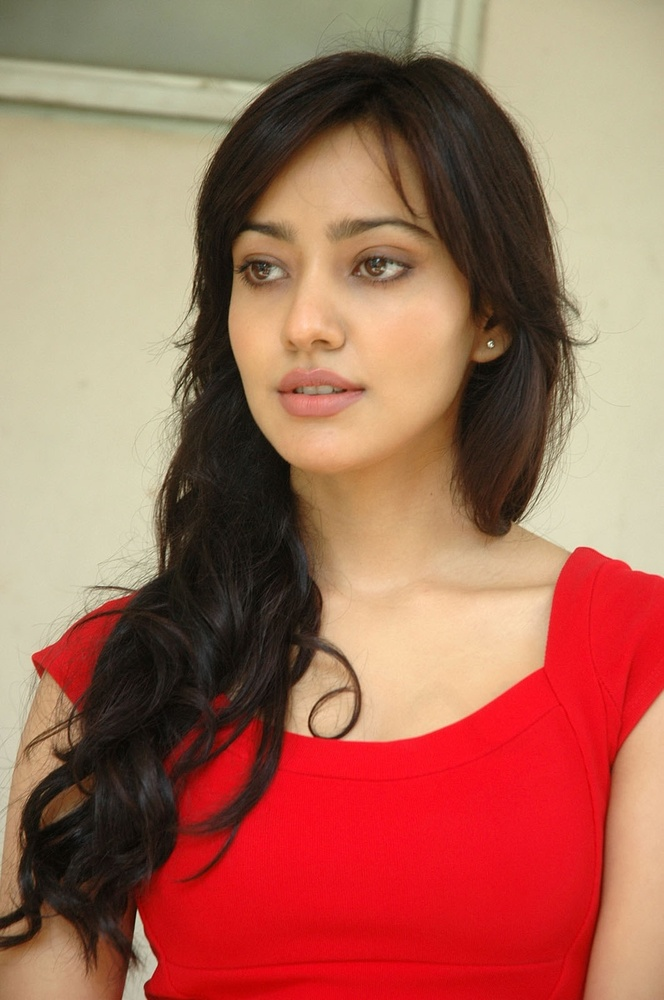
#> input picture example/input.jpg, 664 x 1000 px, shrunk from 1062 x 1600 before the run
$ python image.py
#> lines starting #> are read from the running program, lines starting #| are printed output that depends on the picture; after the words box and inside, x2 and y2 are one past the last pixel; in counts of white or black regions, pixels touching at a corner belong together
import cv2 , colorama , numpy , os
import numpy as np
from colorama import Fore, Style
from PIL import Image
## Input Image
img_path = input(Fore.YELLOW + "Enter image path: ")
#> the answer given: example/input.jpg
if not img_path:
  print(Fore.RED + "Invalid path")
  exit()
## Image Pretrain Data
face_cascade_default = cv2.CascadeClassifier(
    cv2.data.haarcascades + 'haarcascade_frontalface_default.xml')
face_cascade_alt = cv2.CascadeClassifier(cv2.data.haarcascades + 'haarcascade_frontalface_alt.xml')
# Load Image
image = cv2.imread(img_path)
#> image is the input picture: shape (1000, 664, 3); mean B, G, R 89.9, 108.6, 167.5
gray = cv2.cvtColor(image, cv2.COLOR_BGR2GRAY)
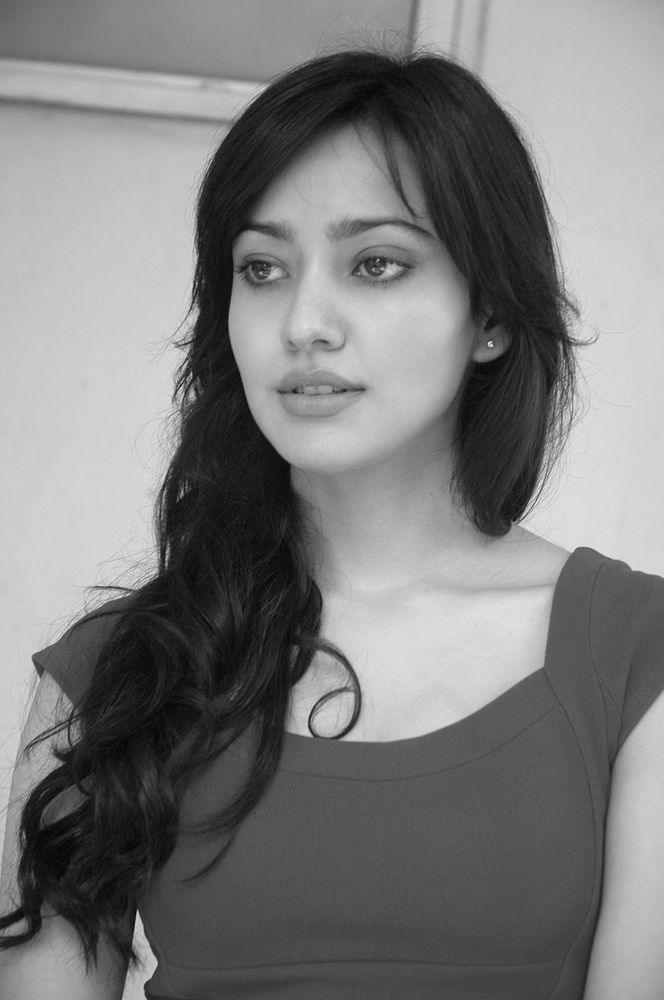
#> gray: shape (1000, 664); min 5, max 241, mean 124.1
# Detect faces
faces_default = face_cascade_default.detectMultiScale(gray,scaleFactor=1.3,minNeighbors=5)
#> faces_default = [[181, 158, 299, 299]]
faces_alt = face_cascade_alt.detectMultiScale(gray,scaleFactor=1.3,minNeighbors=5)
#> faces_alt = [[167, 152, 310, 310]]
## coded by kerncraze
faces = np.concatenate((faces_default, faces_alt), axis=0)
#> faces = [[181, 158, 299, 299], [167, 152, 310, 310]]

for (x, y, w, h) in faces:
    roi = image[y:y + h, x:x + w]
    roi = cv2.GaussianBlur(roi, (55, 55), 100)
    image[y:y + h, x:x + w] = roi
#> this loop made 2 passes
#> pass 1, `roi = image[y:y + h, x:x + w]`:
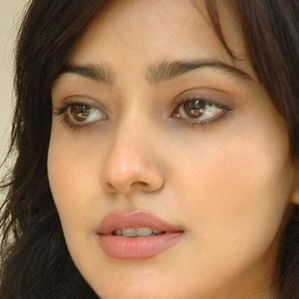
#> roi: shape (299, 299, 3); mean B, G, R 87, 118.4, 154.2
#> pass 1, `roi = cv2.GaussianBlur(roi, (55, 55), 100)`:
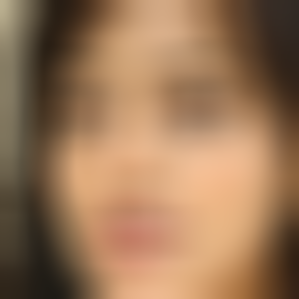
#> roi: shape (299, 299, 3); mean B, G, R 87, 118.3, 154.1
#> pass 2, `roi = image[y:y + h, x:x + w]`:
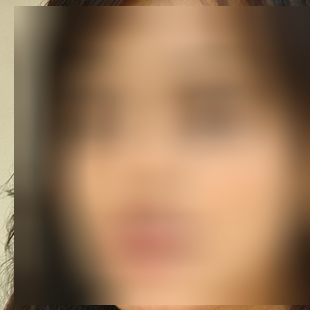
#> roi: shape (310, 310, 3); mean B, G, R 89.8, 121.1, 155.5
#> pass 2, `roi = cv2.GaussianBlur(roi, (55, 55), 100)`:
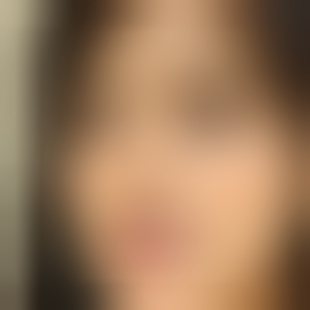
#> roi: shape (310, 310, 3); mean B, G, R 89.8, 121.1, 155.5
#> after the loop:
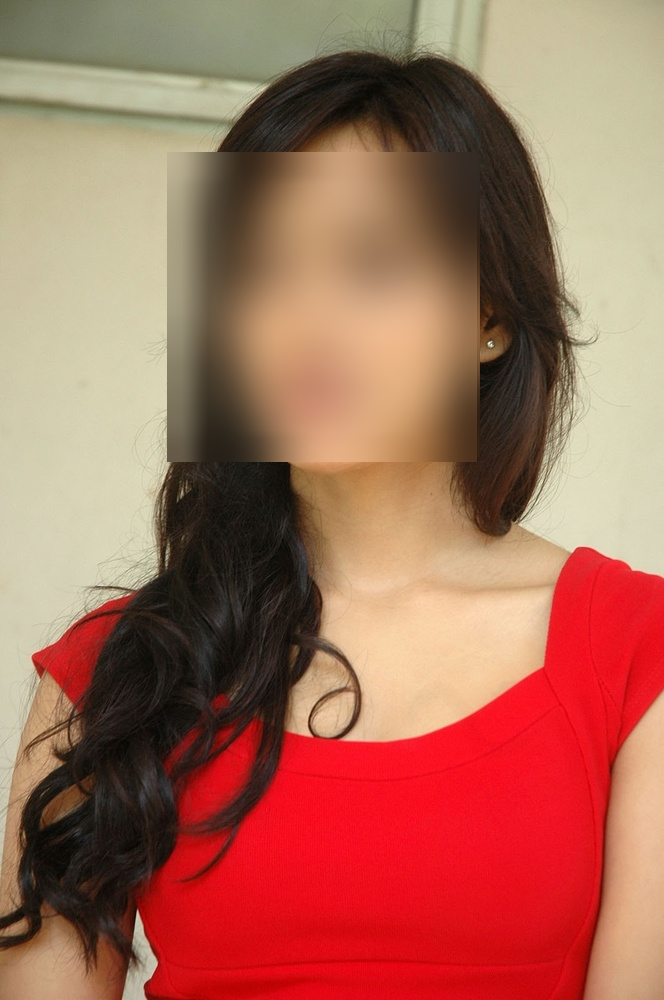
#> image: shape (1000, 664, 3); 14.61% of pixels changed, all inside (x1, y1, x2, y2) = (167, 152, 480, 462)
cv2.imwrite("output.jpeg", image)
## Clear Image Exif
image = Image.open('output.jpeg')
#> image: PIL image 664x1000 RGB
data = list(image.getdata())
#> data = 664000 items
image_without_exif = Image.new(image.mode, image.size)
#> image_without_exif: PIL image 664x1000 RGB; every value is 0
image_without_exif.putdata(data)
os.remove('output.jpeg')
image_without_exif.save('outfile.jpeg')
image_without_exif.close()
## Process is Done
print(f"{Fore.GREEN}Done ✅{Style.RESET_ALL}")
